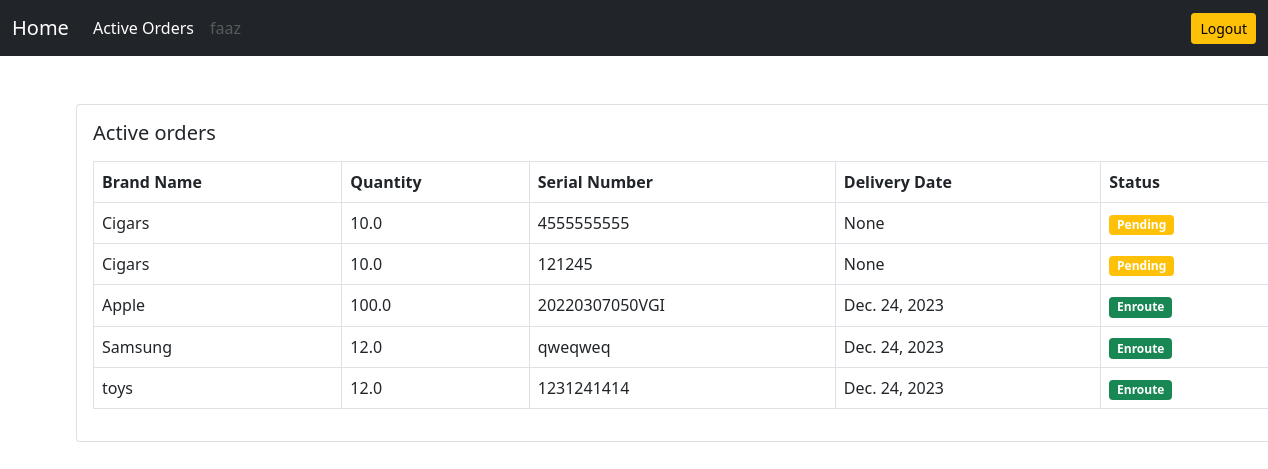
Screenshot of /delivery/active-delivery/ (signed in) with the database file from the repository.
### users/models.py (models this page shows, shortened)
class User(AbstractUser):
    is_purchaser = models.BooleanField(default=False)
    is_warehouse = models.BooleanField(default=False)
    is_production = models.BooleanField(default=False)
    is_manager = models.BooleanField(default=False)

### delivery/models.py (models this page shows)
class Delivery(models.Model):
    sender = models.ForeignKey(User,on_delete=models.CASCADE)
    brand_name = models.CharField(max_length=100)
    quantity = models.FloatField()
    serial_number = models.CharField(max_length=100,unique=True)
    delivery_date = models.DateField()
    delivery_date = models.DateField(null=True)
    is_delivered = models.BooleanField(default=False)
    date_created = models.DateField(auto_now_add=True)
    is_verified = models.BooleanField(default=False)
    is_accepted = models.BooleanField(default=False)
    is_rejected = models.BooleanField(default=False)

### delivery/views.py (the view)
# urls.py: path('active-delivery/',views.active_delivery, name='active-delivery'),
def active_delivery(request):
    obj = Delivery.objects.filter(sender=request.user)
    context = {'obj':obj}
    return render(request,'delivery/active_delivery.html', context)

### templates/delivery/active_delivery.html (shortened to what this page needs)
{% extends 'base.html' %}
{% block content %}
<div class="card mx-auto" style="width: 76rem;">
    <div class="card-body">
        <h5 class="card-title mb-3">Active orders</h5>
        <table class="table table-bordered">
            <thead>
                <tr>
                    <th scope="col">Brand Name</th>
                    <th scope="col">Quantity</th>
                    <th scope="col">Serial Number</th>
                    <th scope="col">Delivery Date</th>
                    <th scope="col">Status</th>
                </tr>
            </thead>
            <tbody>
                {% for o in obj %}
                <tr>
                    <td>{{o.brand_name}}</td>
                    <td>{{o.quantity}}</td>
                    <td>{{o.serial_number}}</td>
                    <td>{{o.delivery_date}}</td>
                    {% if o.is_accepted%}
                    <td><span class="badge bg-success">Enroute</span></td>
                    {% elif o.is_rejected%}
                    <td><span class="badge bg-danger">Rejected</span></td>
                    <td><span class="badge bg-danger">Reason</span></td>
                    {% else%}
                    <td><span class="badge bg-warning">Pending</span></td>
                    {% endif %}
                </tr>
                    {% endfor %}
            </tbody>
        </table>
    </div>
</div>
{% endblock content %}

### templates/base.html (shortened to what this page needs)
<!DOCTYPE html>
<html lang="en">
<head>
    <link href="https://cdn.jsdelivr.net/npm/bootstrap@5.0.2/dist/css/bootstrap.min.css" rel="stylesheet">
</head>
<body>
<nav class="navbar navbar-expand-lg navbar-dark bg-dark">
    <div class="container-fluid">
        <a class="navbar-brand" href="{% url 'dashboard'%}">Home</a>
        <div class="collapse navbar-collapse" id="navbarSupportedContent">
            <ul class="navbar-nav me-auto mb-2 mb-lg-0">
                <li class="nav-item">
                    <a class="nav-link active" href="{% url 'active-delivery' %}">Active Orders</a>
                </li>
                <li class="nav-item">
                    <a class="nav-link disabled" href="#" tabindex="-1" aria-disabled="true">{{request.user.username}}</a>
                </li>
            </ul>
            <a href="{% url 'logout'%}" class="btn btn-warning btn-sm">Logout</a>
        </div>
    </div>
</nav>
<div class="container mt-5">
    {% block content%}
    {% endblock content%}
</div>
</body>
</html>

### rows the page displays
User: user.username "faaz"
Delivery: brand_name "Cigars", quantity "10.0", serial_number "4555555555", delivery_date "None", is_accepted "Pending"
Delivery: brand_name "Cigars", quantity "10.0", serial_number "121245", delivery_date "None", is_accepted "Pending"
Delivery: brand_name "Apple", quantity "100.0", serial_number "20220307050VGI", delivery_date "Dec. 24, 2023", is_accepted "Enroute"
Delivery: brand_name "Samsung", quantity "12.0", serial_number "qweqweq", delivery_date "Dec. 24, 2023", is_accepted "Enroute"
Delivery: brand_name "toys", quantity "12.0", serial_number "1231241414", delivery_date "Dec. 24, 2023", is_accepted "Enroute"
